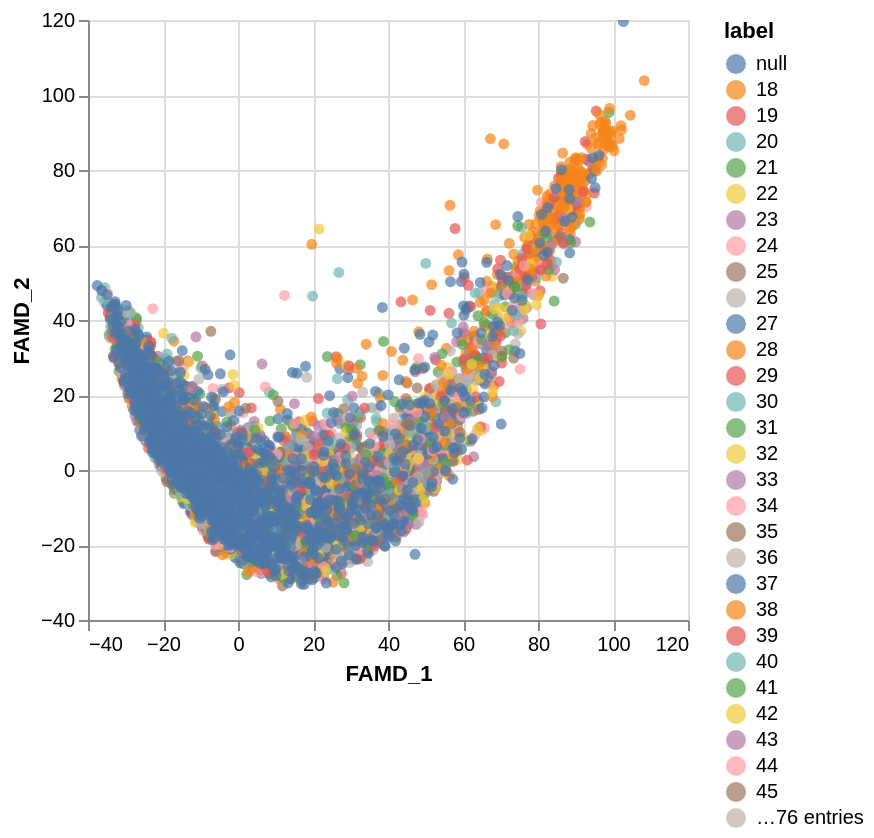

The code cell stored with this chart in its notebook:
### Code cell
import altair as alt

#essential for altier to work. very finicky 
alt.data_transformers.disable_max_rows()
alt.data_transformers.enable('default', max_rows=None)

# Optional: add labels from original df
df_famd['label'] = df['FIMTOTD'].dropna()

# Altair plot
chart = alt.Chart(df_famd.reset_index()).mark_circle().encode(
    x='FAMD_1',
    y='FAMD_2',
    color='label:N',
    tooltip='label'
).interactive()

chart

### Figure 1 — Vega-Lite specification as saved in the notebook (floating-point values rounded to 4 significant figures; data arrays with more than 128 entries replaced by an {"elided": "..."} marker saying what was removed)
{"config": {"view": {"continuousWidth": 300, "continuousHeight": 300}}, "data": {"name": "data-25226cca4241a2a010f501ddea4382ac"}, "mark": {"type": "circle"}, "encoding": {"color": {"field": "label", "type": "nominal"}, "tooltip": {"field": "label", "type": "quantitative"}, "x": {"field": "FAMD_1", "type": "quantitative"}, "y": {"field": "FAMD_2", "type": "quantitative"}}, "params": [{"name": "param_86", "select": {"type": "interval", "encodings": ["x", "y"]}, "bind": "scales"}], "$schema": "https://vega.github.io/schema/vega-lite/v5.20.1.json", "datasets": {"data-25226cca4241a2a010f501ddea4382ac": {"elided": "19560 records"}}}
